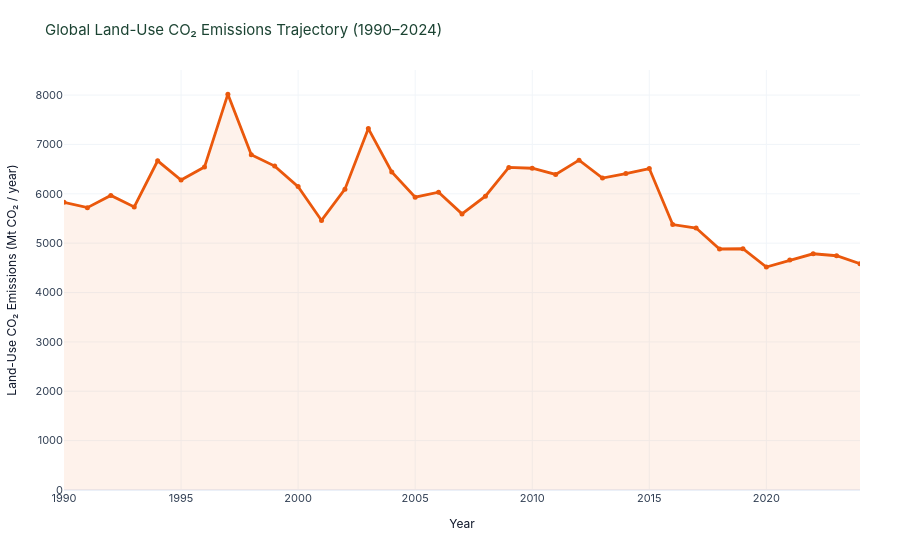

Here is the notebook cell this chart was saved with:
### Markdown cell above
### 4. Land-Use CO₂ Emissions Trajectory (Global Carbon Project 1990–2024)
Temporal line chart tracking annual carbon dioxide flux released from global and continental land-use change and deforestation.

### Code cell
fig_co2 = create_co2_emissions_trajectory(df_panel, df_global=df_global, year_range=(1990, 2024))
fig_co2.show()

### Figure 1 — Plotly figure (JSON) as saved in the notebook; plotly's stock layout.template omitted (floating-point values rounded to 4 significant figures)
{"data": [{"fill": "tozeroy", "fillcolor": "rgba(234, 88, 12, 0.08)", "hovertemplate": "<b>Year %{x}</b><br>CO₂ Emissions: <b>%{y:,.1f} Mt CO₂/yr</b><extra></extra>", "line": {"color": "#ea580c", "width": 2.8}, "marker": {"color": "#ea580c", "size": 5}, "mode": "lines+markers", "name": "Land-Use CO₂ Emissions", "type": "scatter", "x": [1990, 1991, 1992, 1993, 1994, 1995, 1996, 1997, 1998, 1999, 2000, 2001, 2002, 2003, 2004, 2005, 2006, 2007, 2008, 2009, 2010, 2011, 2012, 2013, 2014, 2015, 2016, 2017, 2018, 2019, 2020, 2021, 2022, 2023, 2024], "y": [5829.0, 5720.0, 5968.0, 5733.0, 6669.0, 6278.0, 6542.0, 8020.0, 6792.0, 6562.0, 6146.0, 5461.0, 6094.0, 7321.0, 6444.0, 5931.0, 6034.0, 5593.0, 5951.0, 6535.0, 6518.0, 6393.0, 6682.0, 6320.0, 6410.0, 6513.0, 5377.0, 5308.0, 4882.0, 4887.0, 4517.0, 4657.0, 4785.0, 4746.0, 4586.0]}], "layout": {"font": {"color": "#0f172a", "family": "Inter, Segoe UI, Arial, sans-serif", "size": 12}, "hoverlabel": {"bgcolor": "#0f172a", "bordercolor": "#1b4332", "font": {"color": "#ffffff", "family": "Inter, Segoe UI, sans-serif", "size": 13}}, "hovermode": "x unified", "legend": {"bgcolor": "rgba(255,255,255,0)", "font": {"color": "#0f172a", "size": 12}, "orientation": "h", "x": 0.5, "xanchor": "center", "y": -0.18, "yanchor": "top"}, "margin": {"b": 70, "l": 55, "r": 40, "t": 70}, "paper_bgcolor": "#ffffff", "plot_bgcolor": "#ffffff", "title": {"font": {"color": "#1b4332", "size": 15}, "text": "Global Land-Use CO₂ Emissions Trajectory (1990–2024)"}, "xaxis": {"gridcolor": "#f1f5f9", "showgrid": true, "tickfont": {"color": "#334155", "size": 11}, "title": {"font": {"color": "#0f172a", "size": 12}, "text": "Year"}}, "yaxis": {"gridcolor": "#f1f5f9", "showgrid": true, "tickfont": {"color": "#334155", "size": 11}, "title": {"font": {"color": "#0f172a", "size": 12}, "text": "Land-Use CO₂ Emissions (Mt CO₂ / year)"}}}}
